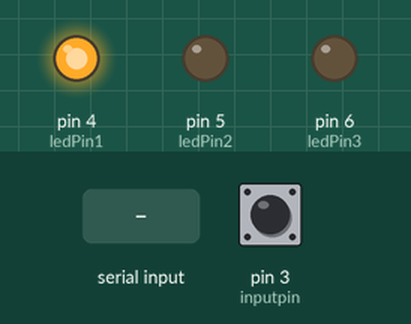
The sketch below on a simulated Arduino Uno, built with avr-gcc and run on an emulated ATmega328P. Shown: output pins drawn as LEDs (lit = HIGH). Inputs (shaded band) come from the test bench; at power-on: pin 3 (inputpin) HIGH.

Above: at 1.2 s.
1.3 s: "1" received over Serial
At 2.7 s:
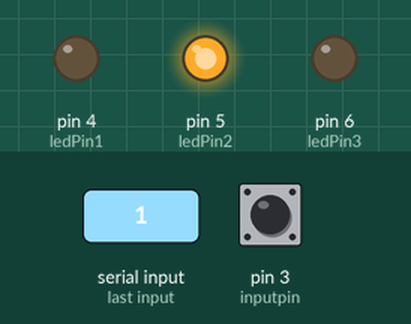
At 5.0 s:
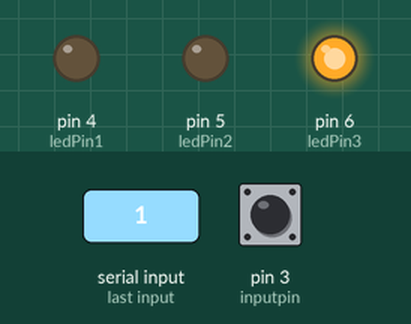
5.9 s: "2" received over Serial
At 17.5 s:
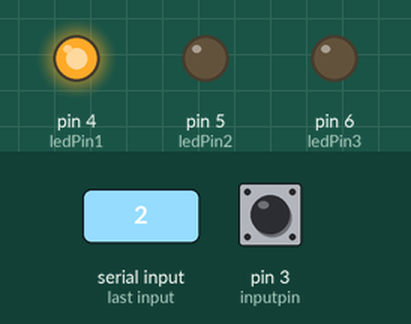
Timing chart, 0 to 17.8 s (numbered marks = the images above; inputs shaded):
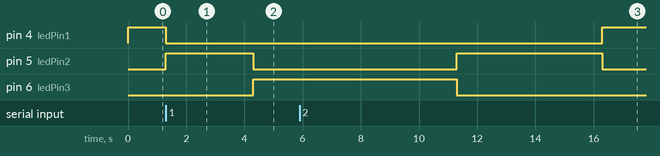

Measured:
- after the input at 1.3 s, pin 4 (ledPin1): HIGH → LOW at once; pin 5 (ledPin2): LOW → HIGH at once, → LOW 3.0 s later; pin 6 (ledPin3): LOW → HIGH after 3.0 s
- after the input at 5.9 s, pin 4 (ledPin1): LOW → HIGH after 10.4 s instead of 5.4 s; pin 5 (ledPin2): LOW → HIGH after 5.4 s, → LOW 5.0 s later

The sketch:

ardcode.ino
```cpp
#define ledPin1 4 // Define GPIO pin for LED 1
#define ledPin2 5 // Define GPIO pin for LED 2
#define ledPin3 6 // Define GPIO pin for LED 3
#define inputpin 3
void isr(){
    Serial.println("3");
}

void setup() {
  Serial.begin(9600); // Initialize serial communication at 9600 baud rate
  pinMode(ledPin1, OUTPUT); // Set LED pin as output
  pinMode(ledPin2, OUTPUT); // Set LED pin as output
  pinMode(ledPin3, OUTPUT); // Set LED pin as output
  pinMode(inputpin,INPUT_PULLUP);
  attachInterrupt(digitalPinToInterrupt(inputpin),isr,FALLING);
  digitalWrite(ledPin1,HIGH);
}

void loop() {

  if (Serial.available() > 0) { // Check if data is available to read
    char command = Serial.read(); // Read the incoming byte

    // Check which command was received
    switch (command) {
      case '1':
        digitalWrite(ledPin1, LOW);
        digitalWrite(ledPin2,HIGH);
        delay(3000);
        digitalWrite(ledPin2,LOW);
        digitalWrite(ledPin3,HIGH);
        delay(7000);
        break;
      case '2':
        digitalWrite(ledPin1,LOW);
        digitalWrite(ledPin2, HIGH);
        delay(5000);
        break;
      default:
        break;
    }

  }
  digitalWrite(ledPin1,HIGH);
    digitalWrite(ledPin2,LOW);
    digitalWrite(ledPin3,LOW);
}
```
